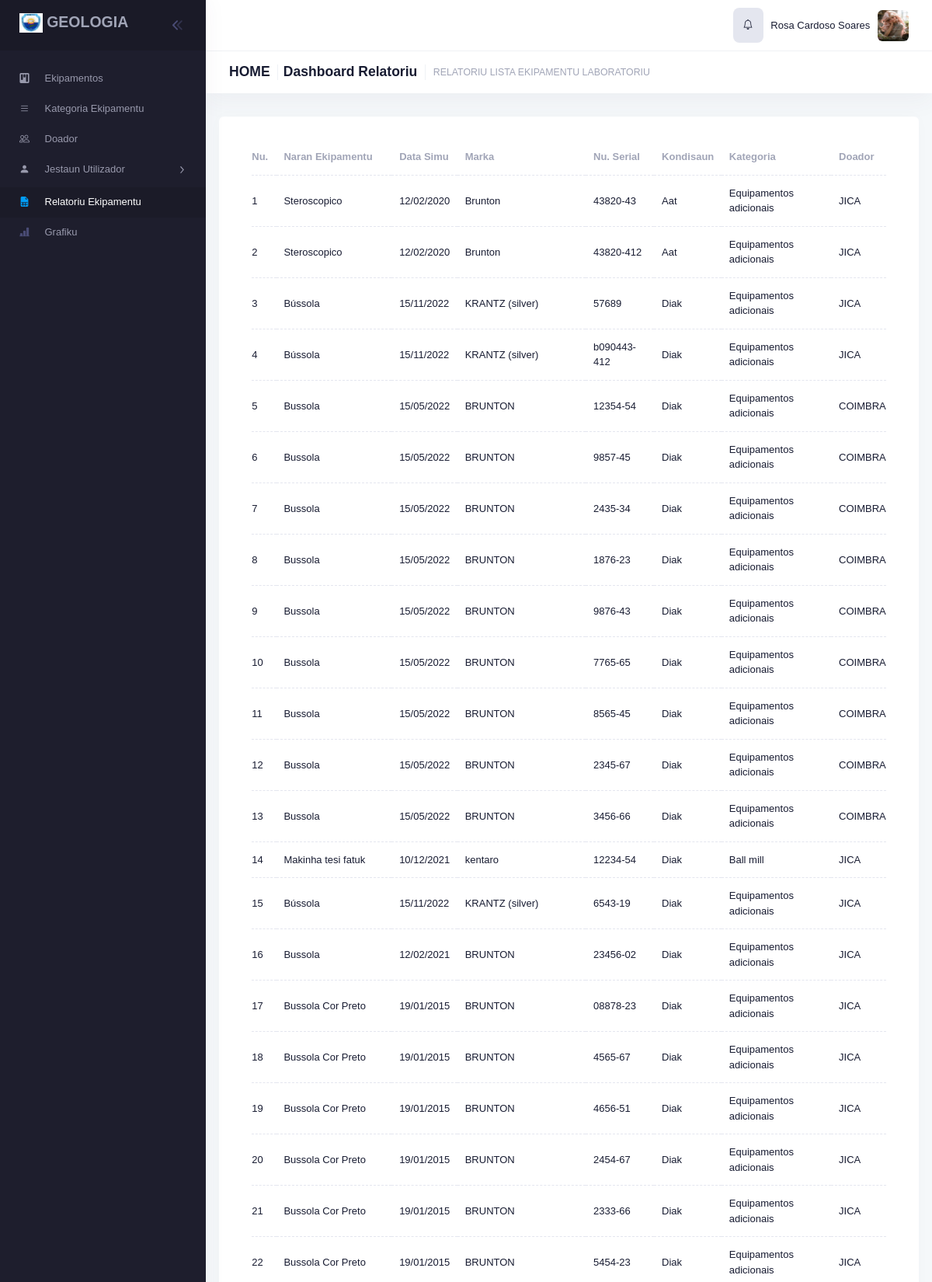
Screenshot of /reports/dash/all-equipments/ (signed in, upper part) with the database file from the repository.
### users/models.py (models this page shows, shortened)
class Profile(models.Model):
	id = models.UUIDField(primary_key=True, default=uuid.uuid4, editable=False)
	user = models.OneToOneField(User, on_delete=models.CASCADE,related_name="user_profile")
	first_name = models.CharField(max_length=30, null=True, blank=True)
	last_name = models.CharField(max_length=30, null=True, blank=True)
	pob = models.CharField(max_length=50, verbose_name='Fatin Moris', null=True, blank=True)
	dob = models.DateField(verbose_name='Data Moris', null=True, blank=True)
	sex = models.CharField(choices=[('Mane','Mane'),('Feto','Feto')], max_length=6, null=True, blank=True)
	image = models.ImageField(upload_to=upload_profile, null=True, blank=True,
			validators=[FileExtensionValidator(allowed_extensions=['jpg','jpeg','png','gif'])], verbose_name="Upload Imajen")
	date_created = models.DateTimeField(auto_now_add=True,null=True,blank=True)

### equipments/models.py (models this page shows, shortened)
class DetalluEkipamentu(models.Model):
	ekipamentu = models.ForeignKey(Ekipamentu, on_delete=models.CASCADE, null=True,related_name="detekipamentu")
	nu_serial = models.CharField(max_length=100,null=True)
	kondisaun = models.CharField(choices=[('Diak','Diak'),('Aat','Aat')], max_length=10, null=True, verbose_name="Kondisaun")
	status = models.CharField(choices=[('Uza Hela','Uza Hela'),('Disponivel','Disponivel')], max_length=30, null=True, verbose_name="Status Ekipamentu")
	image = models.ImageField(upload_to='DetalluEkipamentu', null=True,blank=True)
	user_created = models.ForeignKey(User, on_delete=models.CASCADE, null=True)
	date_created = models.DateTimeField(auto_now_add=True,null=True,blank=True)
	hashed = models.CharField(max_length=32, null=True)

class Ekipamentu(models.Model):
	kategoria = models.ForeignKey(Kategoria, on_delete=models.CASCADE, null=True,related_name="katekipamentu")
	doador = models.ForeignKey(Doadores, on_delete=models.CASCADE, null=True,related_name="doadorekipamentu")
	data_simu = models.DateField(null=True,blank=True)
	naran = models.CharField(max_length=255,null=True)
	marka = models.CharField(max_length=255,null=True)
	user_created = models.ForeignKey(User, on_delete=models.CASCADE, null=True)
	date_created = models.DateTimeField(auto_now_add=True,null=True,blank=True)
	hashed = models.CharField(max_length=32, null=True)

class Kategoria(models.Model):
	kategoria = models.CharField(max_length=255, null=True)
	user_created = models.ForeignKey(User, on_delete=models.CASCADE, null=True)
	date_created = models.DateTimeField(auto_now_add=True,null=True,blank=True)
	hashed = models.CharField(max_length=32, null=True)

class Doadores(models.Model):
	kodigu = models.CharField(max_length=255, null=True)
	doador = models.CharField(max_length=255, null=True)
	user_created = models.ForeignKey(User, on_delete=models.CASCADE, null=True)
	date_created = models.DateTimeField(auto_now_add=True,null=True,blank=True)
	hashed = models.CharField(max_length=32, null=True)

### users/decorators.py (the view)
		def wrapper_func(request, *args, **kwargs):
			group = None
			if request.user.groups.exists():
				group = request.user.groups.all()[0].name
			if group in allowed_roles:
				return view_func(request, *args, **kwargs)
			else:
				return render(request, 'auth/500.html')

### reports/views.py (called while the page is built)
@login_required
@allowed_users(allowed_roles=['Administracao Laboratorio','Admin','Cordenador Laboratorio','Director','Vice Director'])
def reportAllEquipments(request):
	group = request.user.groups.all()[0].name
	objects = DetalluEkipamentu.objects.all()
	context = {
		"title":"Relatoriu Lista Ekipamentu Laboratoriu",
		"active_relatoriu":"active",
		"group":group,
		"objects":objects,
	}
	return render(request, "tabular/ReportAllequipments.html",context)

### reports/templates/tabular/ReportAllequipments.html (shortened to what this page needs)
{% extends 'main/base.html' %}
{% load crispy_forms_tags %}
{% load static %}
{% load custom_filters %}
{% block content %}
<div class="toolbar" id="kt_toolbar">
	<div id="kt_toolbar_container" class="container-fluid d-flex flex-stack">
		<div data-kt-swapper="true" data-kt-swapper-mode="prepend" data-kt-swapper-parent="{default: '#kt_content_container', 'lg': '#kt_toolbar_container'}" class="page-title d-flex align-items-center flex-wrap me-3 mb-5 mb-lg-0">
			<h1 class="d-flex align-items-center text-dark fw-bolder fs-3 my-1">
				<a class="text-dark" href="{% url 'home' %}">HOME</a>
				<a class="text-dark" href="{% url 'ReportDash' %}">Dashboard Relatoriu</a>
			<small class="text-muted fs-7 fw-bold my-1 ms-1">{{title|upper}}</small>
			</h1>
		</div>
	</div>
</div>
<div class="post d-flex flex-column-fluid" id="kt_post">
	<div id="kt_content_container" class="container-xxl">
		<div class="row gy-5 g-xl-8">
			<div class="card">
				<div class="card-body pt-9 pb-0">
					<div class="table-responsive">
						<table id="example" class="table table-row-dashed table-row-gray-300 align-middle gs-0 gy-4">
							<thead>
								<tr class="fw-bolder text-muted">
									<th class="min-w-10px">Nu.</th>
									<th class="min-w-140px">Naran Ekipamentu</th>
									<th class="min-w-120px">Data Simu</th>
									<th class="min-w-120px">Marka</th>
									<th class="min-w-120px">Nu. Serial</th>
									<th class="min-w-120px">Kondisaun</th>
									<th class="min-w-120px">Kategoria</th>
									<th class="min-w-120px">Doador</th>
								</tr>
							</thead>
							<tbody>
								{% for obj in objects %}
								<tr>
									<td>
											{{forloop.counter}}
									</td>
									<td data-title="Username">{{ obj.ekipamentu.naran }}</td>
                                	<td data-title="Group">{{ obj.ekipamentu.data_simu|date:"d/m/Y" }}</td>
                                	<td data-title="Email">{{ obj.ekipamentu.marka }}</td>
                                	<td data-title="Email">{{ obj.nu_serial }}</td>
                                	<td data-title="Email">{{ obj.kondisaun }}</td>
                                	<td data-title="Email">{{ obj.ekipamentu.kategoria.kategoria }}</td>
                                	<td data-title="Email">{{ obj.ekipamentu.doador.kodigu }}</td>
								</tr>
								{%endfor%}
							</tbody>
						</table>
					</div>
				</div>
			</div>
		</div>
	</div>
</div>
{% endblock %}
{% block script %}
{% include 'exports_custom.html' %}
{% endblock %}

### main/templates/main/header.html (shortened to what this page needs)
{% load static %}
					<div id="kt_header" style="" class="header align-items-stretch">
						<div class="container-fluid d-flex align-items-stretch justify-content-between">
							<div class="d-flex align-items-stretch justify-content-between flex-lg-grow-1">
								<div class="d-flex align-items-stretch flex-shrink-0">
									<div class="d-flex align-items-center ms-1 ms-lg-3" id="kt_header_user_menu_toggle">
										<div class="cursor-pointer symbol symbol-30px symbol-md-40px" data-kt-menu-trigger="click" data-kt-menu-attach="parent" data-kt-menu-placement="bottom-end">
											<div class="p-4 bg-secondary" style="border-radius: 8px;">
												<span class="bi bi-bell"></span>
											</div>
										</div>
									</div>
									<div class="d-flex align-items-center ms-1 ms-lg-3">
										{% if request.user.user_profile.first_name %}
											{{request.user.user_profile.first_name}} {{request.user.user_profile.last_name}}
										{% else %}
											{% if request.user.email %}
												{{request.user.email}}
											{% else %}
											users@gmail.com
											{% endif %}
										{% endif %}
									</div>
									<div class="d-flex align-items-center ms-1 ms-lg-3" id="kt_header_user_menu_toggle">
										<div class="cursor-pointer symbol symbol-30px symbol-md-40px" data-kt-menu-trigger="click" data-kt-menu-attach="parent" data-kt-menu-placement="bottom-end">
										{% if request.user.user_profile.image %}
										<img src="{{request.user.user_profile.image.url}}" alt="user" />
										{% else %}
											<img src="{% static 'assets/media/avatars/300-1.jpg' %}" alt="user" />
										{% endif %}
										</div>
									</div>
								</div>
							</div>
						</div>
					</div>

### rows the page displays
DetalluEkipamentu: ekipamentu.naran "Steroscopico", ekipamentu.data_simu "12/02/2020", ekipamentu.marka "Brunton", nu_serial "43820-43", kondisaun "Aat", ekipamentu.kategoria.kategoria "Equipamentos adicionais", ekipamentu.doador.kodigu "JICA"
DetalluEkipamentu: ekipamentu.naran "Steroscopico", ekipamentu.data_simu "12/02/2020", ekipamentu.marka "Brunton", nu_serial "43820-412", kondisaun "Aat", ekipamentu.kategoria.kategoria "Equipamentos adicionais", ekipamentu.doador.kodigu "JICA"
DetalluEkipamentu: ekipamentu.naran "Bússola", ekipamentu.data_simu "15/11/2022", ekipamentu.marka "KRANTZ (silver)", nu_serial "57689", kondisaun "Diak", ekipamentu.kategoria.kategoria "Equipamentos adicionais", ekipamentu.doador.kodigu "JICA"
DetalluEkipamentu: ekipamentu.naran "Bússola", ekipamentu.data_simu "15/11/2022", ekipamentu.marka "KRANTZ (silver)", nu_serial "b090443-412", kondisaun "Diak", ekipamentu.kategoria.kategoria "Equipamentos adicionais", ekipamentu.doador.kodigu "JICA"
DetalluEkipamentu: ekipamentu.naran "Bussola", ekipamentu.data_simu "15/05/2022", ekipamentu.marka "BRUNTON", nu_serial "12354-54", kondisaun "Diak", ekipamentu.kategoria.kategoria "Equipamentos adicionais", ekipamentu.doador.kodigu "COIMBRA"
DetalluEkipamentu: ekipamentu.naran "Bussola", ekipamentu.data_simu "15/05/2022", ekipamentu.marka "BRUNTON", nu_serial "9857-45", kondisaun "Diak", ekipamentu.kategoria.kategoria "Equipamentos adicionais", ekipamentu.doador.kodigu "COIMBRA"
DetalluEkipamentu: ekipamentu.naran "Bussola", ekipamentu.data_simu "15/05/2022", ekipamentu.marka "BRUNTON", nu_serial "2435-34", kondisaun "Diak", ekipamentu.kategoria.kategoria "Equipamentos adicionais", ekipamentu.doador.kodigu "COIMBRA"
DetalluEkipamentu: ekipamentu.naran "Bussola", ekipamentu.data_simu "15/05/2022", ekipamentu.marka "BRUNTON", nu_serial "1876-23", kondisaun "Diak", ekipamentu.kategoria.kategoria "Equipamentos adicionais", ekipamentu.doador.kodigu "COIMBRA"
DetalluEkipamentu: ekipamentu.naran "Bussola", ekipamentu.data_simu "15/05/2022", ekipamentu.marka "BRUNTON", nu_serial "9876-43", kondisaun "Diak", ekipamentu.kategoria.kategoria "Equipamentos adicionais", ekipamentu.doador.kodigu "COIMBRA"
DetalluEkipamentu: ekipamentu.naran "Bussola", ekipamentu.data_simu "15/05/2022", ekipamentu.marka "BRUNTON", nu_serial "7765-65", kondisaun "Diak", ekipamentu.kategoria.kategoria "Equipamentos adicionais", ekipamentu.doador.kodigu "COIMBRA"
DetalluEkipamentu: ekipamentu.naran "Bussola", ekipamentu.data_simu "15/05/2022", ekipamentu.marka "BRUNTON", nu_serial "8565-45", kondisaun "Diak", ekipamentu.kategoria.kategoria "Equipamentos adicionais", ekipamentu.doador.kodigu "COIMBRA"
DetalluEkipamentu: ekipamentu.naran "Bussola", ekipamentu.data_simu "15/05/2022", ekipamentu.marka "BRUNTON", nu_serial "2345-67", kondisaun "Diak", ekipamentu.kategoria.kategoria "Equipamentos adicionais", ekipamentu.doador.kodigu "COIMBRA"
DetalluEkipamentu: ekipamentu.naran "Bussola", ekipamentu.data_simu "15/05/2022", ekipamentu.marka "BRUNTON", nu_serial "3456-66", kondisaun "Diak", ekipamentu.kategoria.kategoria "Equipamentos adicionais", ekipamentu.doador.kodigu "COIMBRA"
DetalluEkipamentu: ekipamentu.naran "Makinha tesi fatuk", ekipamentu.data_simu "10/12/2021", ekipamentu.marka "kentaro", nu_serial "12234-54", kondisaun "Diak", ekipamentu.kategoria.kategoria "Ball mill", ekipamentu.doador.kodigu "JICA"
DetalluEkipamentu: ekipamentu.naran "Bússola", ekipamentu.data_simu "15/11/2022", ekipamentu.marka "KRANTZ (silver)", nu_serial "6543-19", kondisaun "Diak", ekipamentu.kategoria.kategoria "Equipamentos adicionais", ekipamentu.doador.kodigu "JICA"
DetalluEkipamentu: ekipamentu.naran "Bussola", ekipamentu.data_simu "12/02/2021", ekipamentu.marka "BRUNTON", nu_serial "23456-02", kondisaun "Diak", ekipamentu.kategoria.kategoria "Equipamentos adicionais", ekipamentu.doador.kodigu "JICA"
DetalluEkipamentu: ekipamentu.naran "Bussola Cor Preto", ekipamentu.data_simu "19/01/2015", ekipamentu.marka "BRUNTON", nu_serial "08878-23", kondisaun "Diak", ekipamentu.kategoria.kategoria "Equipamentos adicionais", ekipamentu.doador.kodigu "JICA"
DetalluEkipamentu: ekipamentu.naran "Bussola Cor Preto", ekipamentu.data_simu "19/01/2015", ekipamentu.marka "BRUNTON", nu_serial "4565-67", kondisaun "Diak", ekipamentu.kategoria.kategoria "Equipamentos adicionais", ekipamentu.doador.kodigu "JICA"
DetalluEkipamentu: ekipamentu.naran "Bussola Cor Preto", ekipamentu.data_simu "19/01/2015", ekipamentu.marka "BRUNTON", nu_serial "4656-51", kondisaun "Diak", ekipamentu.kategoria.kategoria "Equipamentos adicionais", ekipamentu.doador.kodigu "JICA"
DetalluEkipamentu: ekipamentu.naran "Bussola Cor Preto", ekipamentu.data_simu "19/01/2015", ekipamentu.marka "BRUNTON", nu_serial "2454-67", kondisaun "Diak", ekipamentu.kategoria.kategoria "Equipamentos adicionais", ekipamentu.doador.kodigu "JICA"
DetalluEkipamentu: ekipamentu.naran "Bussola Cor Preto", ekipamentu.data_simu "19/01/2015", ekipamentu.marka "BRUNTON", nu_serial "2333-66", kondisaun "Diak", ekipamentu.kategoria.kategoria "Equipamentos adicionais", ekipamentu.doador.kodigu "JICA"
DetalluEkipamentu: ekipamentu.naran "Bussola Cor Preto", ekipamentu.data_simu "19/01/2015", ekipamentu.marka "BRUNTON", nu_serial "5454-23", kondisaun "Diak", ekipamentu.kategoria.kategoria "Equipamentos adicionais", ekipamentu.doador.kodigu "JICA"

### other values shown
{{ request.user.user_profile.first_name }} "Rosa Cardoso"
{{ request.user.user_profile.last_name }} "Soares"
{{ title|upper }} "RELATORIU LISTA EKIPAMENTU LABORATORIU"
